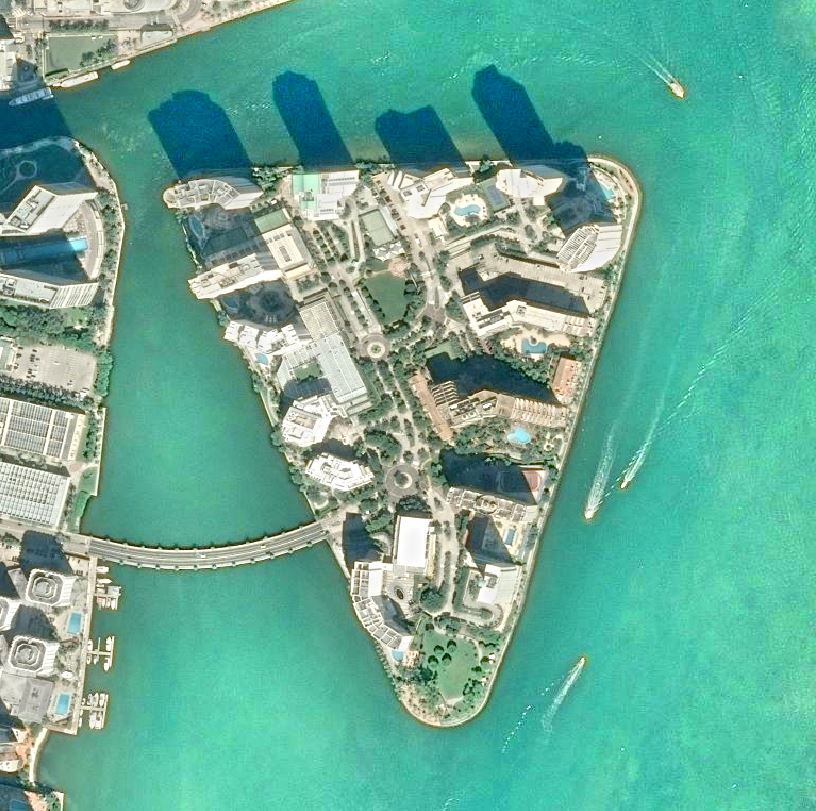
%> input picture 图像预处理/统计法海陆分离/提高照度图像.JPG, 816 x 811 px
$ octave main.m   (GNU Octave 9; MATLAB toolbox functions it lacks are replaced by stand-ins)
%> lines starting %> are read from the running program, lines starting %| are printed output that depends on the picture; in (x1, y1, x2, y2) boxes, pixels count from 0 and x2, y2 are one past the last pixel; in counts of white or black regions, pixels touching at a corner belong together; the program's own positions count from 1
I=imread('提高照度图像.JPG');
%> I is the input picture: size 811x816x3 uint8; mean R, G, B 103.6, 171.7, 150.8
I = rgb2gray(I);%转化为灰度图像
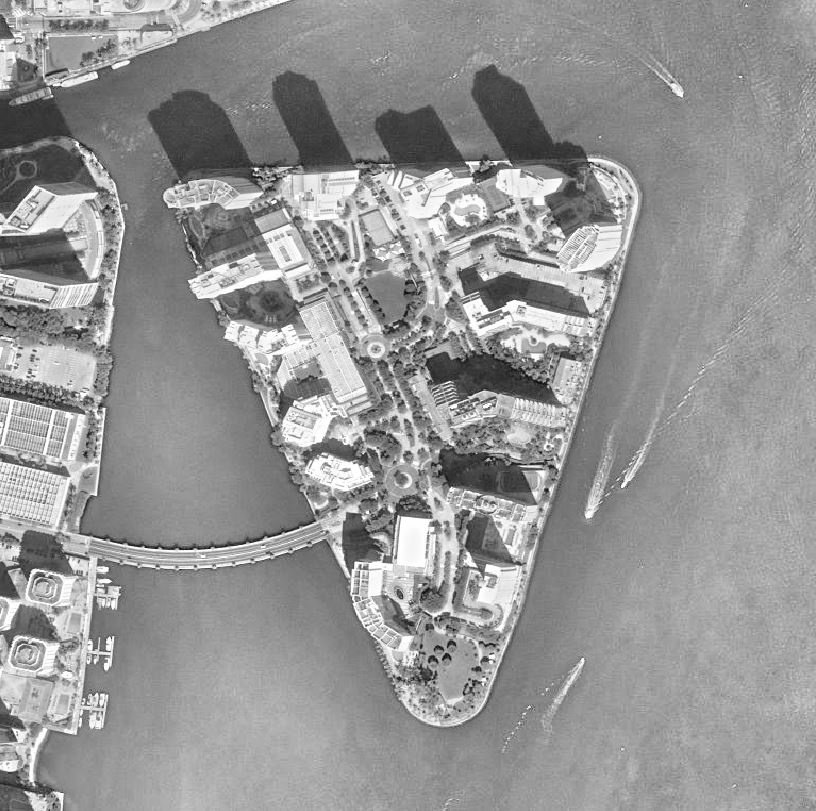
%> I: size 811x816 uint8; min 5, max 255, mean 148.9
figure,imshow(I);
[h,~]=size(I);
%> h = 811
img_thresh = graythresh(I);
%> img_thresh = 0.612
I2 = im2bw(I,img_thresh);
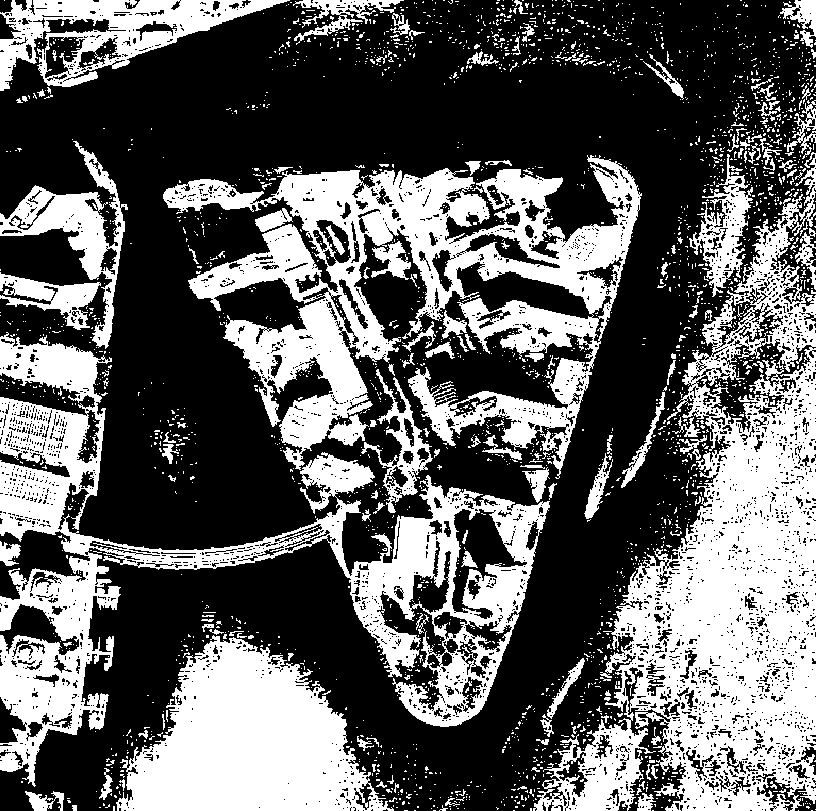
%> I2: size 811x816 logical; 38% white; 2613 white regions (2450 under 20 px), largest, box (x1, y1, x2, y2) and area: (533, 152, 816, 811) 68088, (163, 155, 642, 479) 54766, (0, 332, 550, 787) 51853
figure,imshow(I2);
% otsu二值化
SE=strel('square',floor(h/20));
%> SE = {Dimensionality 2}
I3=imdilate(I2,SE);
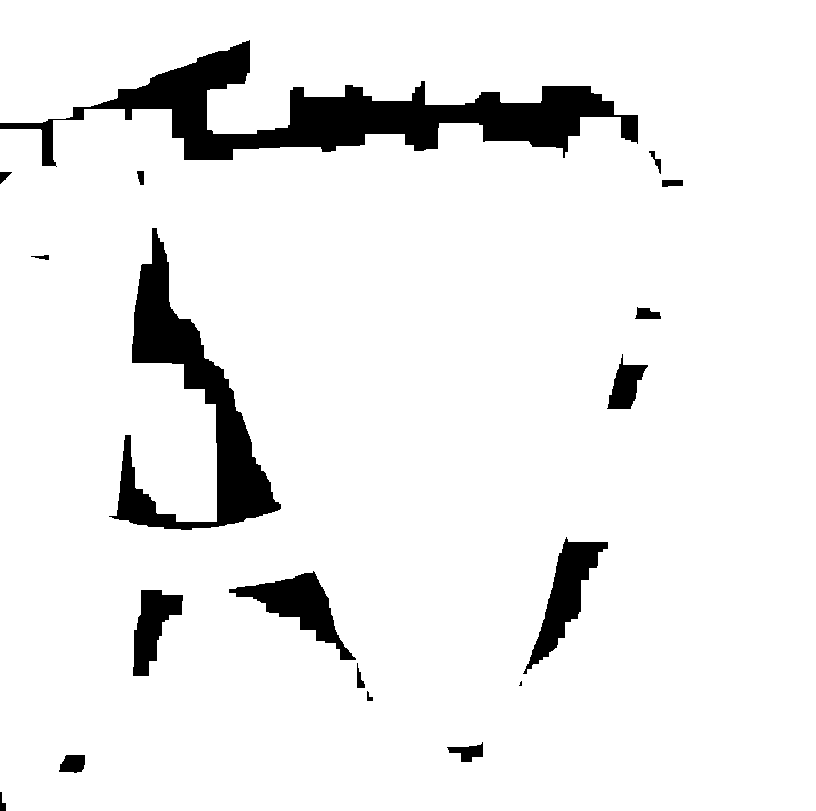
%> I3: size 811x816 logical; 92.5% white; 18 black regions (1 under 20 px), largest, box (x1, y1, x2, y2) and area: (0, 40, 638, 167) 23115, (109, 228, 281, 530) 13912, (523, 537, 608, 674) 3706
%膨胀
figure,imshow(I3);
[r,c]=find(~I3);%找到黑点
%> r = 49455 values from 41 to 811; c = 49455 values from 1 to 683
for i=1:length(r)
    if r(i)<=9||r(i)+10>768||c(i)<=9||c(i)+10>768
        continue;
    else
        a=I(r(i)-9:r(i)+10,c(i)-9:c(i)+10);%考虑溢出问题
        fangcha=std2(a);
        if fangcha<10
            u=mean2(a);
            fch=std2(a);
            T=(u+3*std2(a))/256;
            break;
        end
    end
end
%> after the loop, T = 0.229; fangcha = 1.6; fch = 1.6; u = 53.94
k=im2bw(I,T);
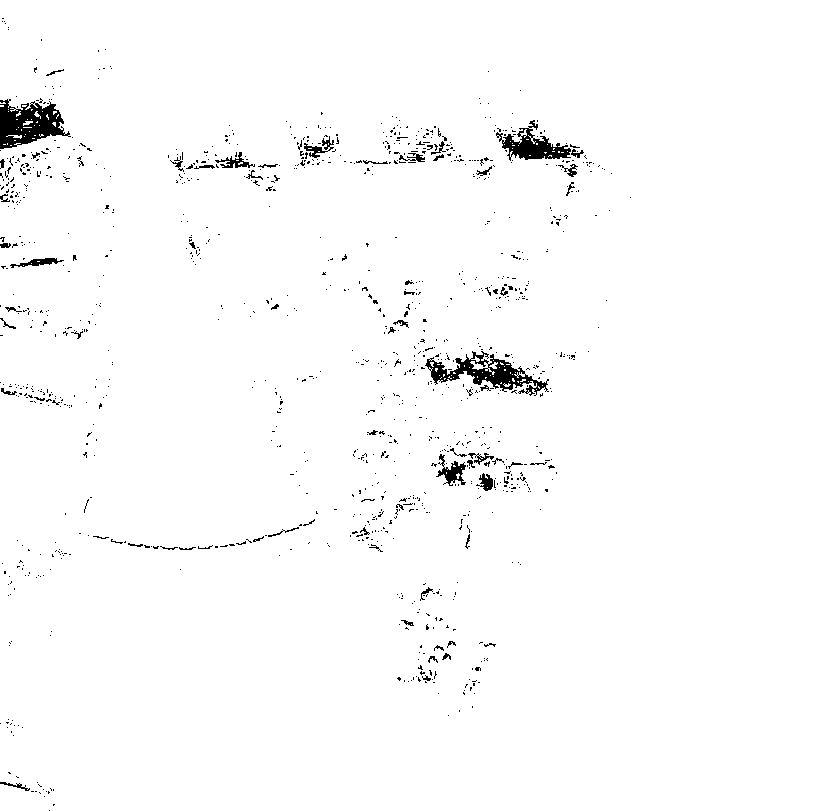
%> k: size 811x816 logical; 98.2% white; 1135 black regions (1068 under 20 px), largest, box (x1, y1, x2, y2) and area: (0, 99, 71, 149) 2027, (425, 351, 549, 396) 1834, (496, 120, 571, 161) 1202
 figure,imshow(k);%k是初步划分的图
% [34 lines of commented-out code are left out]
